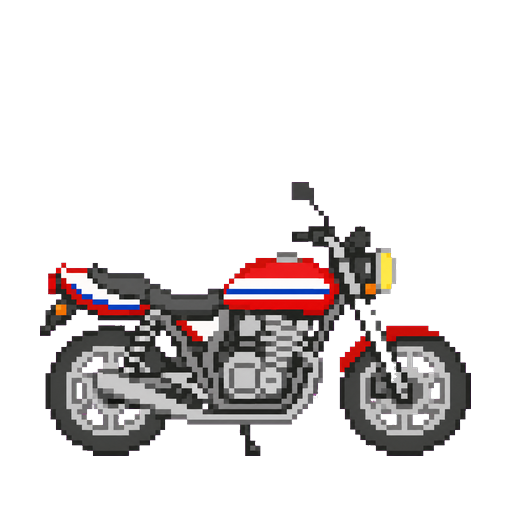
#> input picture src/companion/assets/frames/idle.png, 512 x 512 px
$ python build-tray-icon.py
#> lines starting #> are read from the running program, lines starting #| are printed output that depends on the picture
### scripts/pack-tools/icon_master.py
"""Load canonical app/tray icon master (256px RGBA square)."""
from __future__ import annotations

from collections import deque
from pathlib import Path

try:
    from PIL import Image
except ImportError as exc:  # pragma: no cover
    raise SystemExit(
        "Pillow is required. Install with `py -3 -m pip install Pillow`."
    ) from exc

from frame_import_common import is_black_bg
from icon_from_svg import compose_square_nearest, load_icon_master as load_icon_master_svg
from resolve_paths import (
    app_icon_png_path,
    app_icon_svg_path,
    block_idle_frame_path,
    icon_frame_path,
    idle_frame_path,
    load_branding,
)

MASTER_PX = 256
ICON_PAD_RATIO = 0.06


# [55 lines left out: functions key_black_border, _master_from_png, not called in this run]


def _master_from_idle(master_px: int) -> Image.Image:
#> called with master_px = 256
    src = idle_frame_path()
    if not src.exists():
        raise SystemExit(f"idle source not found: {src}")

    img = Image.open(src).convert("RGBA")
#> img is the input picture: PIL image 512x512 RGBA; mean R, G, B, A 26.8, 22.7, 22.8, 57.7
    bbox = img.getbbox()
#> bbox = (40, 182, 471, 456)
    if bbox is None:
        raise SystemExit("idle.png is fully transparent; nothing to crop")
    cropped = img.crop(bbox)
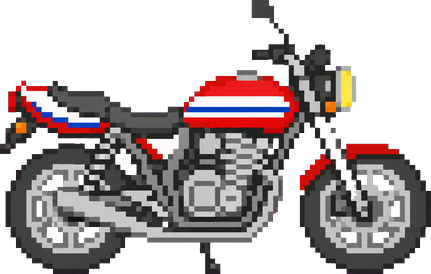
#> cropped: PIL image 431x274 RGBA; mean R, G, B, A 59.6, 50.3, 50.5, 128; transparent parts drawn white

    side = max(cropped.size)
#> side = 431
    square = Image.new("RGBA", (side, side), (0, 0, 0, 0))
#> square: PIL image 431x431 RGBA; every value is 0
    ox = (side - cropped.size[0]) // 2
#> ox = 0
    oy = (side - cropped.size[1]) // 2
#> oy = 78
    square.paste(cropped, (ox, oy), cropped)
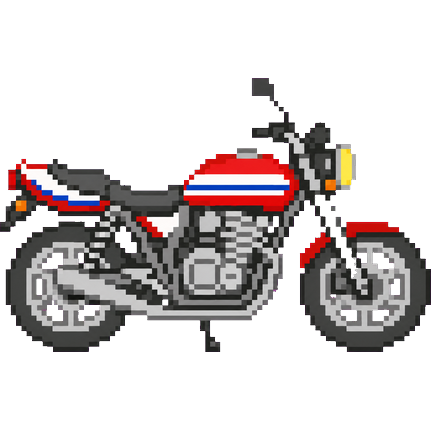
#> square: PIL image 431x431 RGBA; mean R, G, B, A 37.3, 31.7, 31.6, 80.6; transparent parts drawn white
    return square.resize((master_px, master_px), Image.LANCZOS)
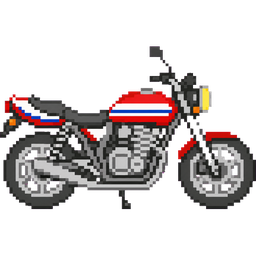
#> returned value: PIL image 256x256 RGBA; mean R, G, B, A 39.9, 33.4, 33.5, 80.8; transparent parts drawn white


# [12 lines left out: function resolve_icon_source, not called in this run]


def load_icon_master(master_px: int = MASTER_PX) -> tuple[Image.Image, Path]:
    if load_branding().get("characterId") == "bike":
        block = block_idle_frame_path()
        if block.exists():
            return _master_from_png(block, master_px), block

    png = app_icon_png_path()
    if png.exists():
        return _master_from_png(png, master_px), png

    svg = app_icon_svg_path()
    if svg.exists():
        return load_icon_master_svg(svg, master_px), svg

    frame = icon_frame_path()
    if frame.exists() and frame != idle_frame_path():
        return _master_from_png(frame, master_px), frame

    return _master_from_idle(master_px), idle_frame_path()

### scripts/pack-tools/icon_from_svg.py
"""Render crisp pixel SVG (rect-only) to PNG/ICO assets via Pillow."""
from __future__ import annotations

import re
import xml.etree.ElementTree as ET
from dataclasses import dataclass
from pathlib import Path

try:
    from PIL import Image
except ImportError as exc:  # pragma: no cover
    raise SystemExit(
        "Pillow is required. Install with `py -3 -m pip install Pillow`."
    ) from exc

SVG_NS = {"svg": "http://www.w3.org/2000/svg"}
HEX6 = re.compile(r"^#([0-9a-fA-F]{6})$")
HEX3 = re.compile(r"^#([0-9a-fA-F]{3})$")

ICO_SIZES = [
    (16, 16),
    (24, 24),
    (32, 32),
    (48, 48),
    (64, 64),
    (128, 128),
    (256, 256),
]

TRAY_PNG_SIZES = [16, 24, 32, 48, 64, 128, 256]


@dataclass(frozen=True)
class ViewBox:
    min_x: float
    min_y: float
    width: float
    height: float


@dataclass(frozen=True)
class SvgRect:
    x: int
    y: int
    width: int
    height: int
    rgba: tuple[int, int, int, int]


# [98 lines left out: functions _parse_viewbox, _parse_hex_color, _parse_opacity, _iter_rects, render_svg_raster, compose_square_nearest, not called in this run]


def load_icon_master(svg_path: Path, master_px: int = 256) -> Image.Image:
    return compose_square_nearest(render_svg_raster(svg_path), master_px)


def write_ico(master: Image.Image, out_path: Path) -> None:
    out_path.parent.mkdir(parents=True, exist_ok=True)
    master.save(out_path, format="ICO", sizes=ICO_SIZES)


def write_tray_assets(master: Image.Image, out_dir: Path) -> None:
    out_dir.mkdir(parents=True, exist_ok=True)
    for px in TRAY_PNG_SIZES:
        frame = master.resize((px, px), Image.NEAREST)
        frame.save(out_dir / f"tray-{px}.png")
#> this loop made 7 passes
#> pass 1, in write_tray_assets, `frame = master.resize((px, px), Image.NEAREST)`:
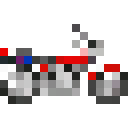
#> frame: PIL image 16x16 RGBA (shown 8 times larger); mean R, G, B, A 43.7, 35.9, 36.4, 82.3; transparent parts drawn white
#> pass 2, in write_tray_assets, `frame = master.resize((px, px), Image.NEAREST)`:
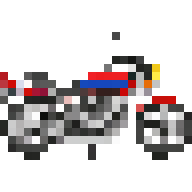
#> frame: PIL image 24x24 RGBA (shown 8 times larger); mean R, G, B, A 39.8, 33.6, 34.1, 83.4; transparent parts drawn white
#> pass 3, in write_tray_assets, `frame = master.resize((px, px), Image.NEAREST)`:
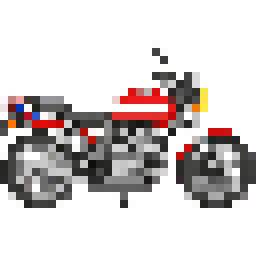
#> frame: PIL image 32x32 RGBA (shown 8 times larger); mean R, G, B, A 40.7, 32.9, 32.2, 82.9; transparent parts drawn white
    master.resize((32, 32), Image.NEAREST).save(out_dir / "tray.png")
    write_ico(master, out_dir / "tray.ico")

### scripts/pack-tools/resolve_paths.py
"""Repo-relative paths for frame import and icon build scripts."""
from __future__ import annotations

import json
from pathlib import Path

REPO_ROOT = Path(__file__).resolve().parents[2]


def load_branding() -> dict:
    path = REPO_ROOT / "branding.json"
    if not path.exists():
        return {}
    return json.loads(path.read_text(encoding="utf-8"))


def assets_dir() -> Path:
    return REPO_ROOT / "assets"


def frames_dir() -> Path:
    return REPO_ROOT / "src" / "companion" / "assets" / "frames"


def idle_frame_path() -> Path:
    return frames_dir() / "idle.png"


def block_idle_frame_path() -> Path:
    return frames_dir() / "block-idle.png"


def icon_frame_path() -> Path:
    """Preferred companion frame for tray / app icons (Bike → block-idle)."""
    if load_branding().get("characterId") == "bike":
        block = block_idle_frame_path()
        if block.exists():
            return block
    return idle_frame_path()


def app_icon_svg_path() -> Path:
    """Pixel SVG fallback when no raster source is present."""
    return REPO_ROOT / "design" / "icon" / "app-icon.svg"


def app_icon_png_path() -> Path:
    """Canonical app/tray icon raster source (preferred when present)."""
    return REPO_ROOT / "design" / "icon" / "app-icon-source.png"


# [7 lines left out: function resolve_assets_dir, not called in this run]

### scripts/pack-tools/build-tray-icon.py
"""Generate tray icon assets from block-idle.png (Bike) or design sources.

Priority (Bike): app-icon-source.png > block-idle.png > app-icon.svg > idle.png.

Usage:
    py -3 scripts/pack-tools/build-tray-icon.py
"""
from __future__ import annotations

from icon_from_svg import TRAY_PNG_SIZES, write_tray_assets
from icon_master import load_icon_master
from resolve_paths import assets_dir


def main() -> None:
    master, source = load_icon_master()
    out = assets_dir()
    write_tray_assets(master, out)

    print(f"[tray-icon] source {source}")
#| [tray-icon] source src/companion/assets/frames/idle.png
    print(f"[tray-icon] wrote {out}")
    for px in TRAY_PNG_SIZES:
        print(f"  - tray-{px}.png")
    print("  - tray.png")
    print("  - tray.ico")


if __name__ == "__main__":
    main()

$ run again, with src/companion/assets/frames/block-run-a.png copied over src/companion/assets/frames/idle.png
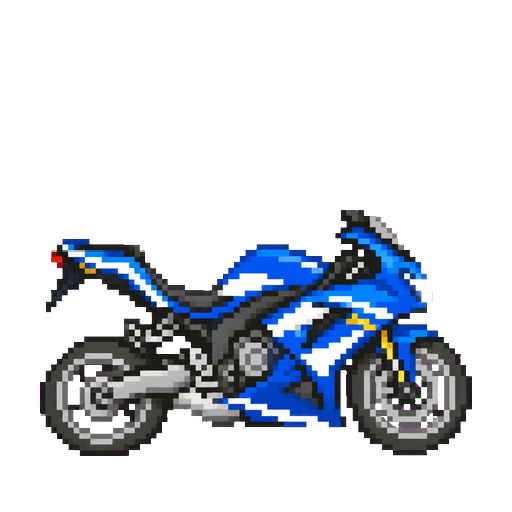
#> input picture src/companion/assets/frames/block-run-a.png, 512 x 512 px
#> in _master_from_idle, img is the input picture: PIL image 512x512 RGBA; mean R, G, B, A 19.2, 23.9, 31.6, 63.8
#> bbox = (40, 210, 472, 456)
#> in _master_from_idle, `cropped = img.crop(bbox)`:
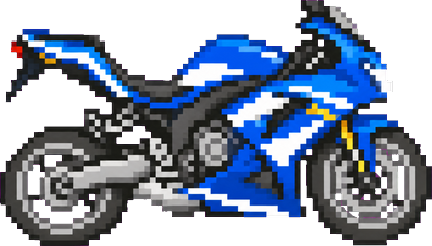
#> cropped: PIL image 432x246 RGBA; mean R, G, B, A 47.3, 59, 78, 157.3; transparent parts drawn white
#> the loop in write_tray_assets, `for px in TRAY_PNG_SIZES:` made 7 passes
#> pass 3, in write_tray_assets, `frame = master.resize((px, px), Image.NEAREST)`:
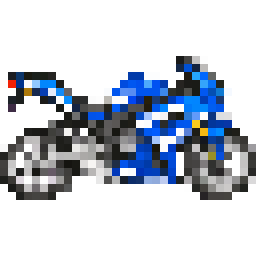
#> frame: PIL image 32x32 RGBA (shown 8 times larger); mean R, G, B, A 28.2, 35, 46.7, 90; transparent parts drawn white
#| [tray-icon] source src/companion/assets/frames/idle.png
